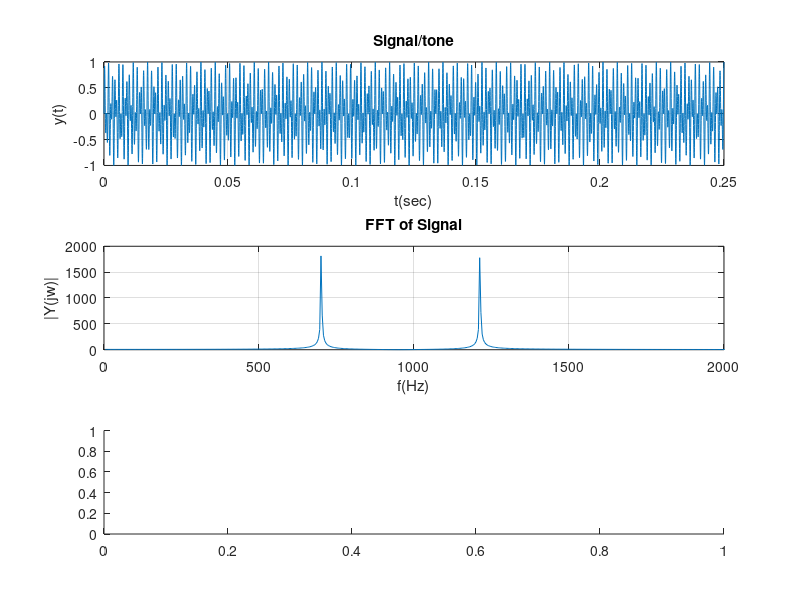

This chart was generated by the following MATLAB code: (Note: this script raises an error after producing the figure.)

% ECE 4750
% Practice on Spectrogram
% This code is written by Dr. Shekaramiz from UVU.
% Ver1: 2/9/2021

% Touch Tone
clc, clear; close all;
Fs = 32768;
t = 0 : 1/Fs : 0.25;
fr = [ 697 , 770 , 852 , 942];
fc = [ 1209 , 1336 , 1477];
for m = 1:4
    for n = 1:3
        y1 = sin(2*pi*fr(m)*t);
        y2 = sin(2*pi*fc(n)*t);
        y = 0.5*(y1+y2);
        sound(y,Fs);
        pause(2);
        y = double(y);
        Len_y = length(y);
        p = abs(fft(y));
        f = (Fs/Len_y)*(1:Len_y);
        figure; subplot(311); plot(t,y); grid 
        title('Signal/tone'); ylabel('y(t)'); xlabel('t(sec)');
        subplot(312); plot(f,p); title('FFT of Signal'); 
        ylabel('|Y(jw)|'); xlabel('f(Hz)'); grid;
        axis([0 2000 0 2000]);
        subplot(313);
        pspectrum(y,Fs,'spectrogram', ...
'FrequencyLimits',[0 2000],'TimeResolution',0.1)
        figure; pspectrum(y,Fs,'spectrogram', ...
'FrequencyLimits',[0 2000],'TimeResolution',0.1)
keyboard
    end
end